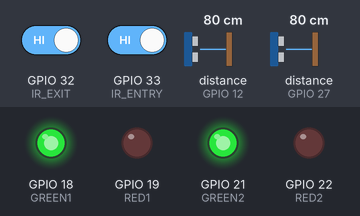
The sketch below on a simulated ESP32. On the bench: output pins drawn as LEDs (lit = HIGH). Wiring (inferred from the names in the program): 2 × ultrasonic range finder: trigger GPIO 13, echo GPIO 12 / trigger GPIO 14, echo GPIO 27. The test bench sets the inputs (shaded band); at power-on: distance to the obstacle (sensors on GPIO 12, GPIO 27) 80 cm, GPIO 32 (IR_EXIT) HIGH, GPIO 33 (IR_ENTRY) HIGH. The echo pulse lasts 58.3 µs per cm; WiFi joins after 1.5 s; servers stay silent unless stated; pins used as bus, display or sensor lines are not drawn; what the sketch prints to the serial monitor is not drawn.

Above: at 2.7 s.
2.8 s: distance to the obstacle (sensor on GPIO 12) set to 12 cm
4.3 s: distance to the obstacle (sensor on GPIO 12) set to 9 cm
At 5.1 s:
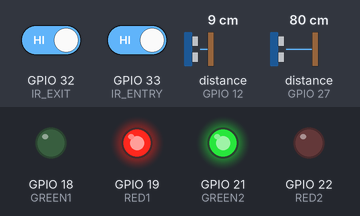
5.8 s: distance to the obstacle (sensor on GPIO 27) set to 12 cm
7.3 s: distance to the obstacle (sensor on GPIO 27) set to 9 cm
At 8.2 s:
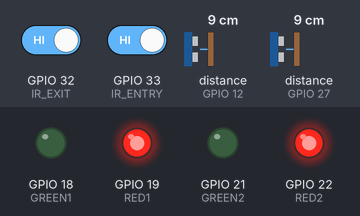
8.8 s: distance to the obstacle (sensor on GPIO 12) set to 18 cm
At 9.4 s:
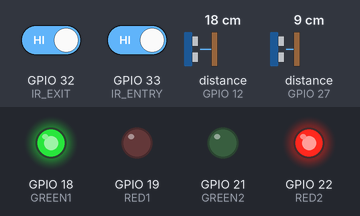
Timing chart, 0 to 11.8 s (numbered marks = the images above; inputs shaded):
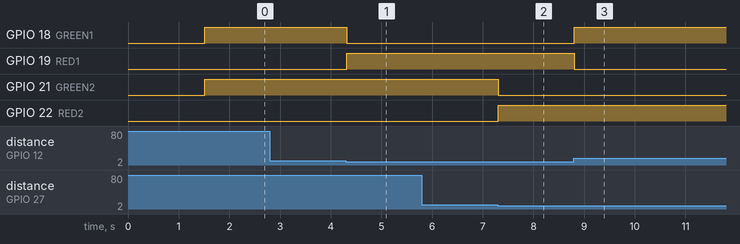

Measured:
- the behaviour switches between 11 and 10 cm on distance to the obstacle (sensor on GPIO 12) (found by bisection; images 0 and 1)
- the behaviour switches between 11 and 10 cm on distance to the obstacle (sensor on GPIO 27) (found by bisection; images 1 and 2)
- after the input at 2.8 s, every drawn part: stays the same
- after the input at 4.3 s, GPIO 18 (GREEN1): HIGH → LOW at once; GPIO 19 (RED1): LOW → HIGH at once
- after the input at 5.8 s, every drawn part: stays the same
- after the input at 7.3 s, GPIO 21 (GREEN2): HIGH → LOW at once; GPIO 22 (RED2): LOW → HIGH at once
- after the input at 8.8 s, GPIO 18 (GREEN1): LOW → HIGH at once; GPIO 19 (RED1): HIGH → LOW at once

The sketch:

SmartParkingSystem.ino
```cpp
#include <WiFi.h>
#include <WebServer.h>

#define TRIG1 13
#define ECHO1 12
#define TRIG2 14
#define ECHO2 27

#define IR_ENTRY 33
#define IR_EXIT 32


#define GREEN1 18
#define RED1 19
#define GREEN2 21
#define RED2 22


const char* ssid = "Galaxy M31427E";
const char* password = "RDXMonu2807";

WebServer server(80);


int vehicleCount = 0;
const int MAX_SLOTS = 2;
const int slotDistance = 10;


bool entryGateBlocked = false;
bool exitGateBlocked = false;


long readUltrasonic(int trigPin, int echoPin) {
    digitalWrite(trigPin, LOW);
    delayMicroseconds(2);
    digitalWrite(trigPin, HIGH);
    delayMicroseconds(10);
    digitalWrite(trigPin, LOW);
    long duration = pulseIn(echoPin, HIGH, 30000);
    if (duration == 0) return 999;
    return duration * 0.034 / 2;
}


String getHTMLPage() {
    int dist1 = readUltrasonic(TRIG1, ECHO1);
    int dist2 = readUltrasonic(TRIG2, ECHO2);

    bool isSlot1Occupied = (dist1 < slotDistance && dist1 > 0);
    bool isSlot2Occupied = (dist2 < slotDistance && dist2 > 0);

    String slot1Status = isSlot1Occupied ? "Occupied 🔴" : "Available 🟢";
    String slot2Status = isSlot2Occupied ? "Occupied 🔴" : "Available 🟢";


    int slotsAvailable = (isSlot1Occupied ? 0 : 1) + (isSlot2Occupied ? 0 : 1);


    String overallStatus = (slotsAvailable > 0) ? "AVAILABLE" : "FULL";
    String statusColor = (slotsAvailable > 0) ? "green" : "red";


    String html = "<!DOCTYPE html><html><head><meta http-equiv='refresh' content='3'/>"
                  "<title>Smart Parking System</title>"
                  "<style>"
                  "body { font-family: 'Segoe UI', Tahoma, Geneva, Verdana, sans-serif; text-align: center; background: #e0f7fa; color: #333; }"
                  ".container { max-width: 600px; margin: 40px auto; padding: 20px; background: white; border-radius: 15px; box-shadow: 0px 8px 15px rgba(0,0,0,0.1); }"
                  "h1 { color: #00796b; border-bottom: 2px solid #00796b; padding-bottom: 10px; }"
                  ".status-box { padding: 15px; margin: 10px 0; border-radius: 8px; font-size: 1.2em; font-weight: bold; display: flex; justify-content: space-between; align-items: center; }"
                  ".available { background: #e8f5e9; color: #388e3c; border-left: 5px solid #388e3c; }"
                  ".occupied { background: #ffebee; color: #d32f2f; border-left: 5px solid #d32f2f; }"
                  ".count-box { background: #00bcd4; color: white; padding: 20px; border-radius: 10px; margin: 20px 0; font-size: 1.5em; }"
                  ".overall-status { padding: 15px; border-radius: 8px; font-size: 1.5em; font-weight: bold; background: #" + statusColor + "; color: white; }"
                  ".dist-info { font-size: 0.8em; color: #777; margin-top: 15px; }"
                  "</style></head><body><div class='container'>"
                  "<h1>🚗 Smart Parking Dashboard</h1>"

                  "<div class='overall-status' style='background-color: " + statusColor + ";'>System Status: " + overallStatus + " (" + String(slotsAvailable) + " Available)</div>"

                  "<div class='status-box " + (isSlot1Occupied ? "occupied" : "available") + "'>"
                  "<span>Parking Slot 1:</span><span>" + slot1Status + "</span></div>"

                  "<div class='status-box " + (isSlot2Occupied ? "occupied" : "available") + "'>"
                  "<span>Parking Slot 2:</span><span>" + slot2Status + "</span></div>"

                  "<div class='count-box'>Total Vehicles Inside (IR Count): " + String(vehicleCount) + "</div>"

                  "<div class='dist-info'>Debug Distances: Slot 1: " + String(dist1) + " cm | Slot 2: " + String(dist2) + " cm</div>"

                  "</div></body></html>";
    return html;
}

void handleRoot() {
    server.send(200, "text/html", getHTMLPage());
}


void setup() {
    Serial.begin(115200);


    pinMode(TRIG1, OUTPUT); pinMode(ECHO1, INPUT);
    pinMode(TRIG2, OUTPUT); pinMode(ECHO2, INPUT);


    pinMode(IR_ENTRY, INPUT_PULLUP);
    pinMode(IR_EXIT, INPUT_PULLUP);


    pinMode(GREEN1, OUTPUT); pinMode(RED1, OUTPUT);
    pinMode(GREEN2, OUTPUT); pinMode(RED2, OUTPUT);


    Serial.print("Connecting to WiFi ");
    Serial.println(ssid);
    WiFi.begin(ssid, password);

    while (WiFi.status() != WL_CONNECTED) {
        delay(500);
        Serial.print(".");
    }

    Serial.println("\nWiFi Connected!");
    Serial.print("IP Address: ");
    Serial.println(WiFi.localIP());


    server.on("/", handleRoot);
    server.begin();
}


void loop() {

    server.handleClient();


    int dist1 = readUltrasonic(TRIG1, ECHO1);
    int dist2 = readUltrasonic(TRIG2, ECHO2);


    if (dist1 < slotDistance && dist1 > 0) {
        digitalWrite(RED1, HIGH);
        digitalWrite(GREEN1, LOW);
    } else {
        digitalWrite(RED1, LOW);
        digitalWrite(GREEN1, HIGH);
    }


    if (dist2 < slotDistance && dist2 > 0) {
        digitalWrite(RED2, HIGH);
        digitalWrite(GREEN2, LOW);
    } else {
        digitalWrite(RED2, LOW);
        digitalWrite(GREEN2, HIGH);
    }


    if (digitalRead(IR_ENTRY) == LOW && !entryGateBlocked) {

        vehicleCount++;
        entryGateBlocked = true;
        Serial.println("Vehicle Entered. Count: " + String(vehicleCount));
    } else if (digitalRead(IR_ENTRY) == HIGH && entryGateBlocked) {
        entryGateBlocked = false;
    }


    if (digitalRead(IR_EXIT) == LOW && !exitGateBlocked && vehicleCount > 0) {
        vehicleCount--;
        exitGateBlocked = true;
        Serial.println("Vehicle Exited. Count: " + String(vehicleCount));
    } else if (digitalRead(IR_EXIT) == HIGH && exitGateBlocked) {
        exitGateBlocked = false;
    }

}
```
